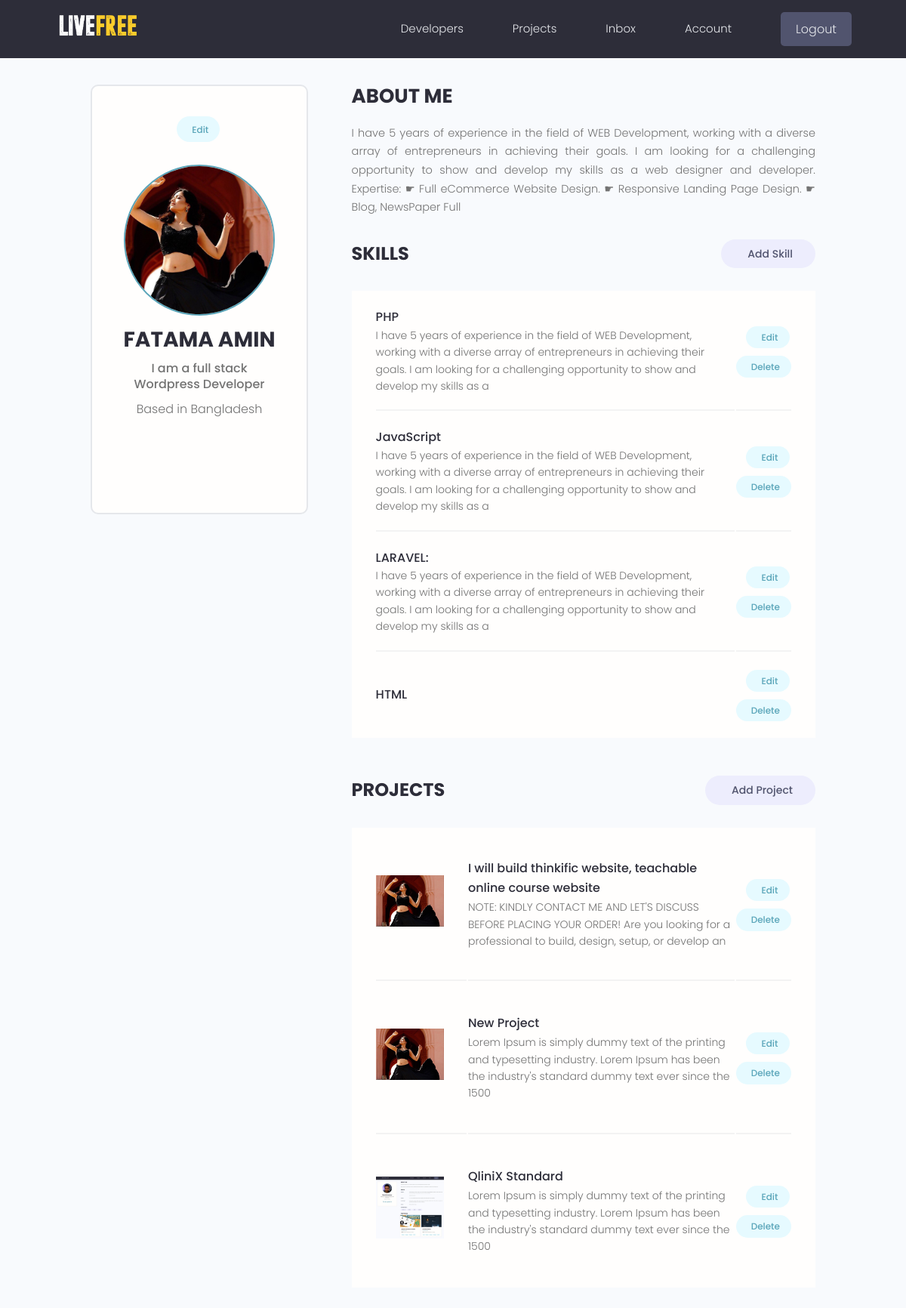
Before: /account (signed in) with the older database file.
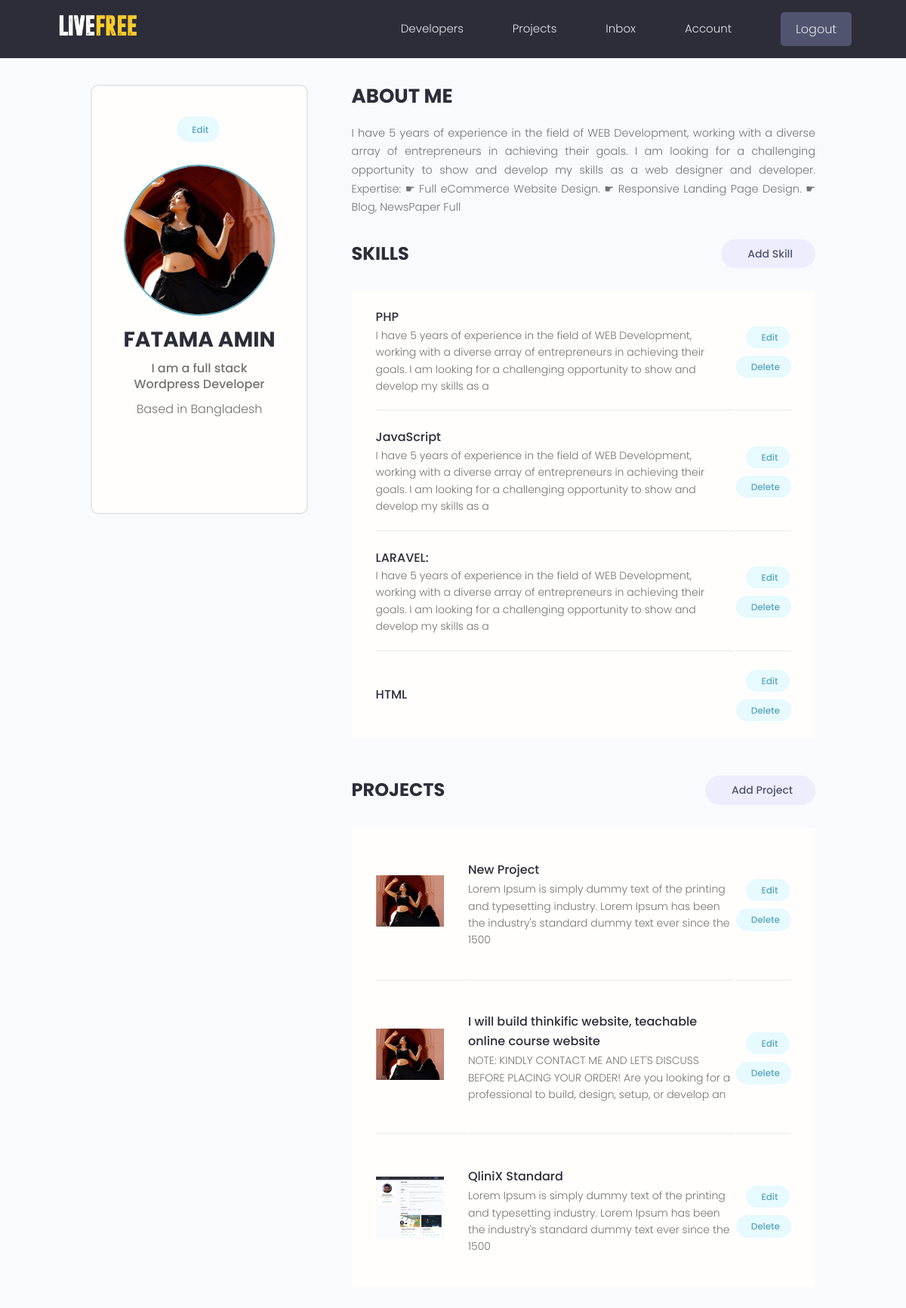
After: the same page with the newer database file.
### users/models.py (models this page shows, shortened)
class Skill(models.Model):
    owner = models.ForeignKey(
        Profile, null=True, blank=True, on_delete=models.SET_NULL)
    name = models.CharField(max_length=200, blank=True, null=True)
    description = models.TextField(null=True, blank=True)
    created = models.DateTimeField(auto_now_add=True)
    id = models.UUIDField(default=uuid.uuid4, unique=True,
                          primary_key=True, editable=False)

### projects/models.py (models this page shows, shortened)
class Project(models.Model):
    owner = models.ForeignKey(
        Profile, null=True, blank=True, on_delete=models.SET_NULL)
    title = models.CharField(max_length=200)
    description = models.TextField(null=True, blank=True)
    featured_image = models.ImageField(null=True, blank=True, default="default.jpg")
    demo_link = models.CharField(max_length=2000, blank=True)
    source_link = models.CharField(max_length=2000, null=True, blank=True)
    tags = models.ManyToManyField('Tag', blank=True)
    vote_total = models.IntegerField(default=0, null=True, blank=True)
    vote_ratio = models.IntegerField(default=0, null=True, blank=True)
    created = models.DateTimeField(auto_now_add=True)
    id = models.UUIDField(default=uuid.uuid4, unique=True,
                          primary_key=True, editable=False)
    class Meta:
        ordering = ['-vote_ratio', '-vote_total', 'title']

### users/views.py (the view)
# urls.py: path('account', views.userAccount, name="account"),
@login_required(login_url='login')
def userAccount(request):
    profile = request.user.profile
    skills = profile.skill_set.all()
    projects = profile.project_set.all()
    context = {'profile': profile, 'skills': skills, 'projects': projects}
    return render(request, 'users/account.html', context)

### users/templates/users/account.html (shortened to what this page needs)
{% extends 'main.html' %}
{% load static %}
{% block content %}
  <main class="settingsPage profile my-md">
    <div class="container">
      <div class="layout">
        <div class="column column--1of3">
          <div class="card text-center">
            <div class="card__body dev">
              <a class="tag tag--pill tag--main settings__btn" href="{% url 'edit-account' %}"> Edit</a>
              <img class="avatar avatar--xl dev__avatar" src="{{profile.profile_image.url}}" />
              <h2 class="dev__name">{{profile.name}}</h2>
              <p class="dev__title">{{profile.short_intro}}</p>
              <p class="dev__location">Based in {{profile.location}}</p>
              <ul class="dev__social">
              </ul>
            </div>
          </div>
        </div>
        <div class="column column--2of3">
          <div class="devInfo">
            <h3 class="devInfo__title">About Me</h3>
            <p class="devInfo__about">{{profile.bio}}</p>
          </div>
          <div class="settings">
            <h3 class="settings__title">Skills</h3>
            <a class="tag tag--pill tag--sub settings__btn tag--lg" href="{% url 'create-skill' %}"> Add Skill</a>
          </div>
          <table class="settings__table">
            {% for skill in skills %}
            <tr>
              <td class="settings__tableInfo">
                <h4>{{skill.name}}</h4>
                <p>{{skill.description}}</p>
              </td>
              <td class="settings__tableActions">
                <a class="tag tag--pill tag--main settings__btn" href="{% url 'update-skill' skill.id %}"> Edit</a>
                <a class="tag tag--pill tag--main settings__btn" href="{% url 'delete-skill' skill.id %}">
                  Delete</a>
              </td>
            </tr>
            {% endfor %}
          </table>
          <div class="settings">
            <h3 class="settings__title">Projects</h3>
            <a class="tag tag--pill tag--sub settings__btn tag--lg" href="{% url 'create-project' %}"> Add Project</a>
          </div>
          <table class="settings__table">
            {% for project in projects %}
            <tr>
              <td class="settings__thumbnail">
                <a href="{% url 'project' project.id %}"><img src="{{project.featured_image.url}}" alt="Project Thumbnail" /></a>
              </td>
              <td class="settings__tableInfo">
                <a href="{% url 'project' project.id %}">{{project.title}}</a>
                <p>{{project.description|slice:"150"}}</p>
              </td>
              <td class="settings__tableActions">
                <a class="tag tag--pill tag--main settings__btn" href="{% url 'update-project' project.id %}"> Edit</a>
                <a class="tag tag--pill tag--main settings__btn" href="{% url 'delete-project' project.id %}">
                  Delete</a>
              </td>
            </tr>
            {% endfor %}
          </table>
        </div>
      </div>
    </div>
  </main>
{% endblock %}

Changed rows visible on the page:
changed Project "New Project": moves up the list
